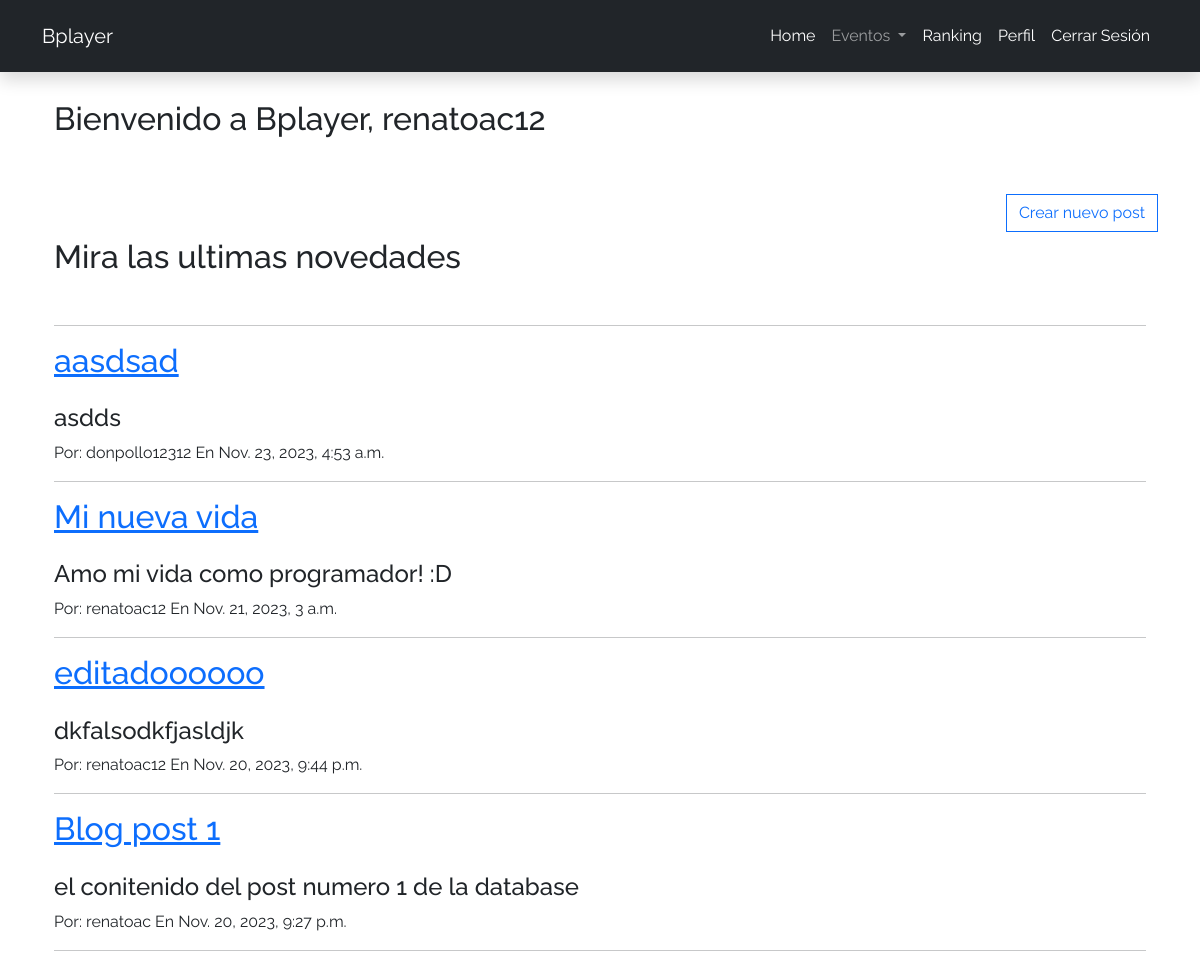
/inicio (signed in), run on the app's committed database.
### page/models.py (models this page shows, shortened)
class Post(models.Model):
    titulo = models.CharField(max_length=200)
    contenido = models.TextField()
    fecha_creacion = models.DateTimeField(default=timezone.now)
    autor = models.ForeignKey(User, on_delete=models.CASCADE)

### page/views.py (the view)
# urls.py: path('inicio', postListView.as_view(), name='inicio'),
class postListView(LoginRequiredMixin, ListView):
    model = Post
    template_name = 'pagInicio.html'
    context_object_name = 'posts'
    ordering = ['-fecha_creacion']

### page/templates/pagInicio.html
{% extends "pagInicial.html" %}
{% block content %}
{% load static %}
<div id="inicioBienvenida" class="container">
  <h2>Bienvenido a Bplayer, {{ user.username }}</h2>
</div>
<a href="post/nuevoPost" class="btn btn-outline-primary rounded-0 float-end ms-3 mt-5">Crear nuevo post</a>
<div id="contenidoInicio" class="container">
  <h2>Mira las ultimas novedades</h2>
  <br>
  <hr>
  {% for post in posts %}
  <h2><a href="{% url 'detalle_post' pk=post.id %}">{{ post.titulo }}</a></h2>
  <h4 class="mt-4">{{ post.contenido }}</h4>
  <p>Por: {{ post.autor }} En {{ post.fecha_creacion }}</p>
  <hr>
  {% endfor %}
</div>
{% endblock %}

### page/static/css/styles.css (style rules this page uses)
body { margin: 0; padding: 0; background: #fff; font-family: 'Raleway',sans-serif; }
#contenidoInicio { margin-top: 100px; }
#inicioBienvenida { margin-top: 100px; }

### data on the page
Post: titulo "aasdsad", contenido "asdds", autor "donpollo12312", fecha_creacion "Nov. 23, 2023, 4:53 a.m."
Post: titulo "Mi nueva vida", contenido "Amo mi vida como programador! :D", autor "renatoac12", fecha_creacion "Nov. 21, 2023, 3 a.m."
Post: titulo "editadoooooo", contenido "dkfalsodkfjasldjk", autor "renatoac12", fecha_creacion "Nov. 20, 2023, 9:44 p.m."
Post: titulo "Blog post 1", contenido "el conitenido del post numero 1 de la database", autor "renatoac", fecha_creacion "Nov. 20, 2023, 9:27 p.m."

### other printed values
{{ user.username }} "renatoac12"
